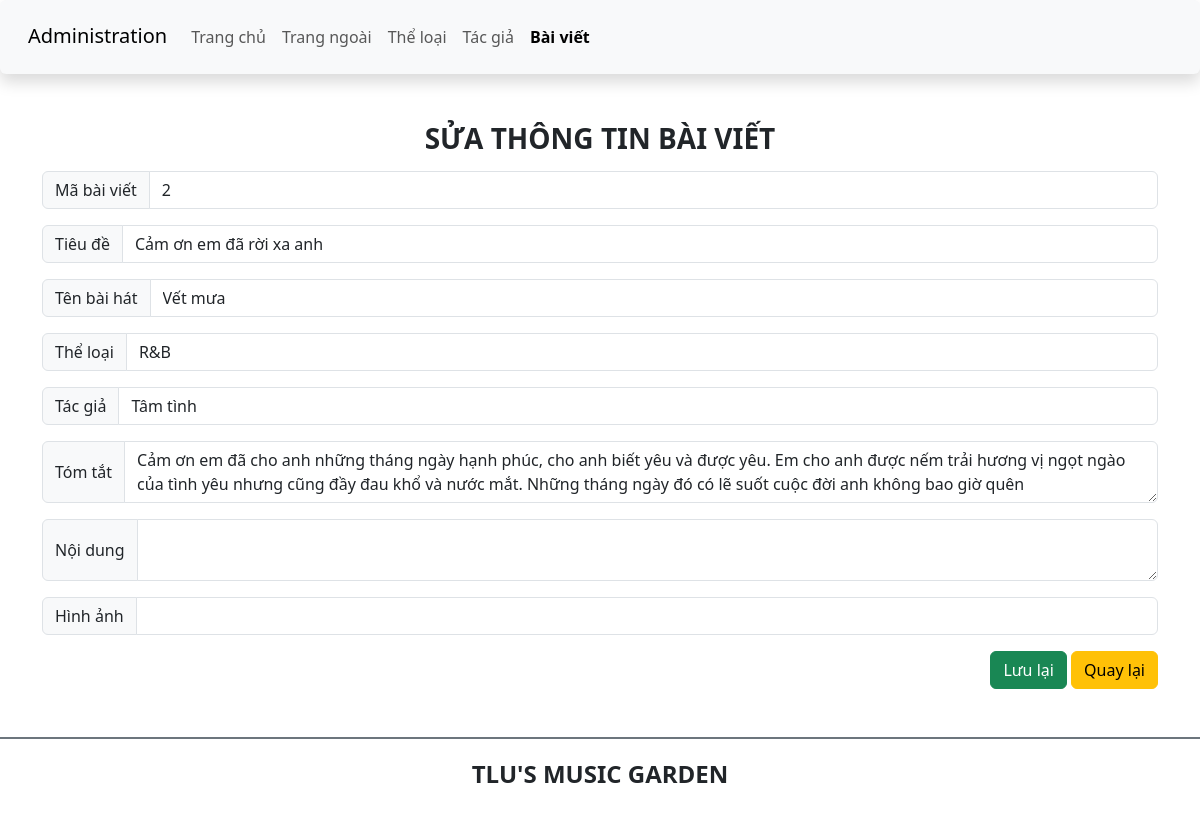
Screenshot of /btth01/admin/edit_article.php?id=2 with the database file from the repository.
### tables this page shows
CREATE TABLE `baiviet` (
  `ma_bviet` int(10) UNSIGNED NOT NULL,
  `tieude` varchar(200) NOT NULL,
  `ten_bhat` varchar(100) NOT NULL,
  `ma_tloai` int(10) UNSIGNED NOT NULL,
  `tomtat` text NOT NULL,
  `noidung` text DEFAULT NULL,
  `ma_tgia` int(10) UNSIGNED NOT NULL,
  `ngayviet` datetime NOT NULL DEFAULT current_timestamp(),
  `hinhanh` varchar(200) DEFAULT NULL
);

CREATE TABLE `theloai` (
  `ma_tloai` int(10) UNSIGNED NOT NULL,
  `ten_tloai` varchar(50) NOT NULL,
  `SLBaiViet` int(11) DEFAULT 0
);

CREATE TABLE `tacgia` (
  `ma_tgia` int(10) UNSIGNED NOT NULL,
  `ten_tgia` varchar(100) NOT NULL,
  `hinh_tgia` varchar(100) DEFAULT NULL
);

### btth01/admin/edit_article.php (the view, shortened to what this page needs)
<!DOCTYPE html>
<html lang="en">
<head>
    <link href="https://cdn.jsdelivr.net/npm/bootstrap@5.3.0-alpha1/dist/css/bootstrap.min.css" rel="stylesheet">
    <link rel="stylesheet" href="https://cdnjs.cloudflare.com/ajax/libs/font-awesome/6.3.0/css/all.min.css" />
    <link rel="stylesheet" href="css/style_login.css">
</head>
<body>
    <?php
    include '../connection.php';
    $ma_bviet = $_GET['id'];
    $sql = "SELECT * FROM baiviet WHERE ma_bviet = $ma_bviet";
    $result = $conn->query($sql);
    $article = $result->fetch_assoc();
    $theloai = $conn->query("SELECT * FROM theloai");
    $tacgia = $conn->query("SELECT * FROM tacgia");
    ?>
    <header>
        <nav class="navbar navbar-expand-lg bg-body-tertiary shadow p-3 bg-white rounded">
            <div class="container-fluid">
                <div class="h3">
                    <a class="navbar-brand" href="#">Administration</a>
                </div>
                <div class="collapse navbar-collapse" id="navbarSupportedContent">
                <ul class="navbar-nav me-auto mb-2 mb-lg-0">
                    <li class="nav-item">
                        <a class="nav-link" aria-current="page" href="./">Trang chủ</a>
                    </li>
                    <li class="nav-item">
                        <a class="nav-link" href="../index.php">Trang ngoài</a>
                    </li>
                    <li class="nav-item">
                        <a class="nav-link " href="category.php">Thể loại</a>
                    </li>
                    <li class="nav-item">
                        <a class="nav-link" href="author.php">Tác giả</a>
                    </li>
                    <li class="nav-item">
                        <a class="nav-link active fw-bold" href="article.php">Bài viết</a>
                    </li>
                </ul>
                </div>
            </div>
        </nav>
    </header>
    <main class="container mt-5 mb-5">
        <div class="row">
            <div class="col-sm">
                <h3 class="text-center text-uppercase fw-bold">Sửa thông tin bài viết</h3>
                <form action="" method="post" enctype="multipart/form-data">
                    <div class="input-group mt-3 mb-3">
                        <span class="input-group-text" id="ma_bviet">Mã bài viết</span>
                        <input class="form-control" type="text" id="ma_bviet" name="ma_bviet" value="<?= $article['ma_bviet']; ?>" readonly>
                    </div>
                    <div class="input-group mt-3 mb-3">
                        <span class="input-group-text" id="tieude">Tiêu đề</span>
                        <input class="form-control" type="text" id="tieude" name="tieude" value="<?= $article['tieude']; ?>" required>
                    </div>
                    <div class="input-group mt-3 mb-3">
                        <span class="input-group-text" id="ten_bhat">Tên bài hát</span>
                        <input class="form-control" type="text" id="ten_bhat" name="ten_bhat" value="<?= $article['ten_bhat']; ?>" required>
                    </div>
                    <div class="input-group mt-3 mb-3">
                        <span class="input-group-text" id="ma_tloai">Thể loại</span>
                        <select class="form-control " id="ma_tloai" name="ma_tloai" required>
                            <?php while($row = $theloai->fetch_assoc()): ?>
                                <option selected value="<?= $row['ma_tloai']; ?>" <?= ($row['ma_tloai'] == $article['ma_tloai']) ? 'selected' : ''; ?>>
                                    <?= $row['ten_tloai']; ?>
                                </option>
                            <?php endwhile; ?>
                        </select>
                    </div>
                    <div class="input-group mt-3 mb-3">
                        <span class="input-group-text" id="ma_tgia">Tác giả</span>
                        <select class="form-control" id="ma_tgia" name="ma_tgia" required>
                            <?php while($row = $tacgia->fetch_assoc()): ?>
                                <option selected value="<?= $row['ma_tgia']; ?>" <?= ($row['ma_tgia'] == $article['ma_tgia']) ? 'selected' : ''; ?>>
                                    <?= $row['ten_tgia']; ?>
                                </option>
                            <?php endwhile; ?>
                        </select>
                    </div>
                    <div class="input-group mt-3 mb-3">
                        <span class="input-group-text" id="tomtat">Tóm tắt</span>
                        <textarea class="form-control" id="tomtat" name="tomtat" required><?= $article['tomtat']; ?></textarea>
                    </div>
                    <div class="input-group mt-3 mb-3">
                        <span class="input-group-text" id="noidung">Nội dung</span>
                        <textarea class="form-control" id="noidung" name="noidung"><?= $article['noidung']; ?></textarea>
                    </div>
                    <div class="input-group mt-3 mb-3">
                        <span class="input-group-text" id="ten_bhat">Hình ảnh</span>
                        <input type="text" class="form-control" name="hinhanh" value="<?= $article['noidung']; ?>">
                    </div>
                    <div class="form-group  float-end ">
                        <input type="submit" value="Lưu lại" class="btn btn-success">
                        <a href="article.php" class="btn btn-warning ">Quay lại</a>
                    </div>
                </form>
            </div>
        </div>
    </main>
    <footer class="bg-white d-flex justify-content-center align-items-center border-top border-secondary  border-2" style="height:80px">
        <h4 class="text-center text-uppercase fw-bold">TLU's music garden</h4>
    </footer>
</body>
</html>

### rows the page displays
baiviet: ma_bviet "2", tieude "Cảm ơn em đã rời xa anh", ten_bhat "Vết mưa", ma_tloai "R&B", ma_tgia "Tâm tình", tomtat "Cảm ơn em đã cho anh những tháng ngày hạnh phúc, cho anh biết yêu và được yêu. Em cho anh được nếm trải hương vị ngọt ngào của tình yêu nhưng cũng đầy đau khổ và nước mắt. Những tháng ngày đó có lẽ suốt cuộc đời anh không bao giờ quên"
